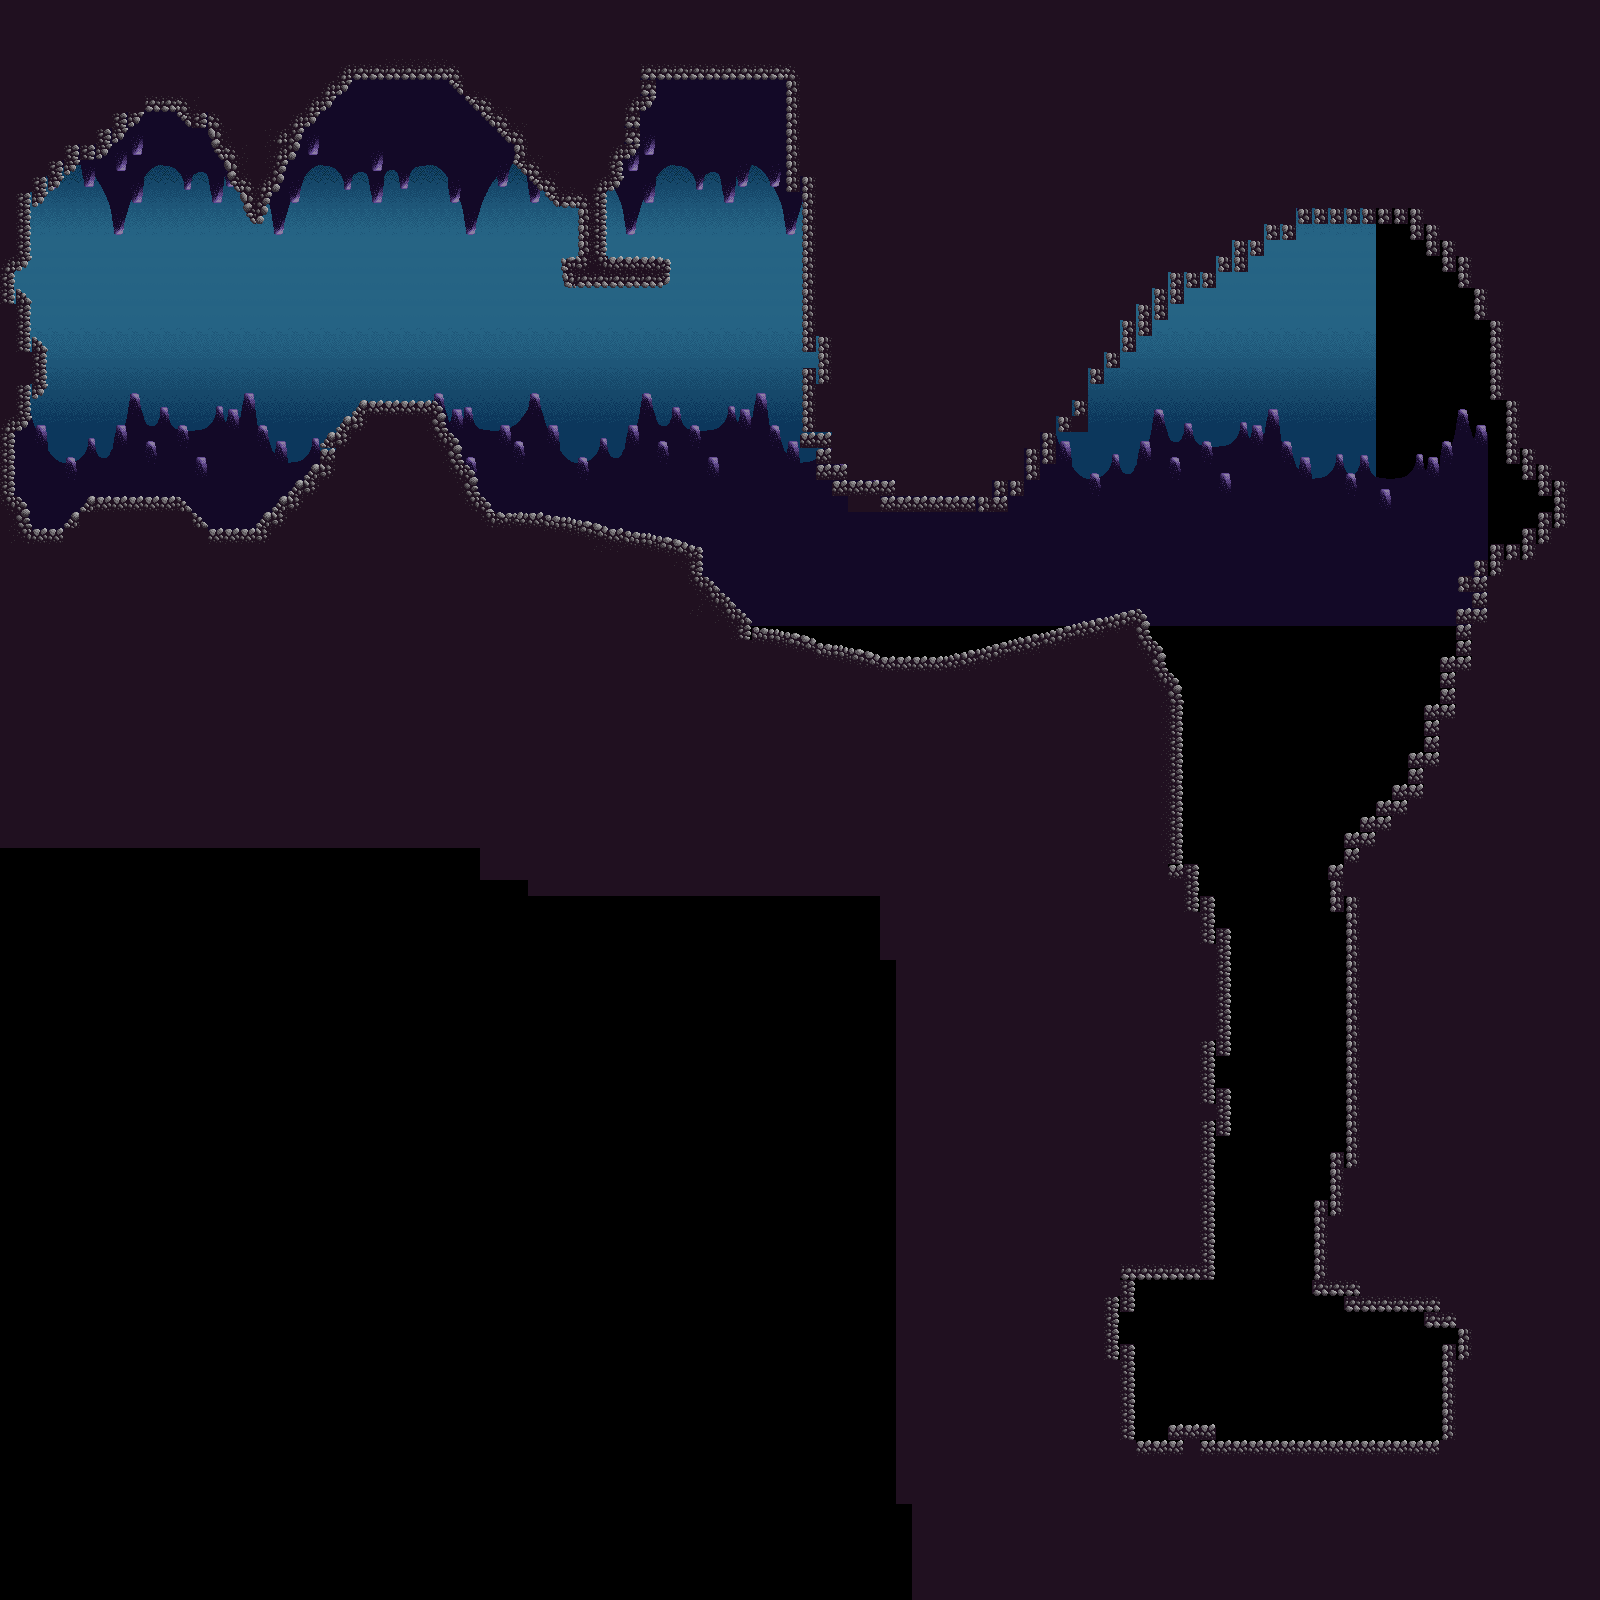

Rendered tile map (Tiled .tmx) drawn with the repository's tilesets; below, a short description and the map source with its tile grids summarised:
An orthogonal 100x100 tile map with 16x16 px tiles, 3 tile layers (L1_S1_background, L1_S1_midground, L1_S1_fore) and 6 objects (3x pad, shipStart).

<map version="1.2" tiledversion="1.2.4" orientation="orthogonal" renderorder="right-down" width="100" height="100" tilewidth="16" tileheight="16" infinite="0" nextlayerid="5" nextobjectid="7">
 <tileset firstgid="1" name="cave_tileset" tilewidth="16" tileheight="16" tilecount="1280" columns="32">
  <image source="assets/cave_tileset.png" width="512" height="640" />
  <tile id="707">
   <properties>
    <property name="collides" type="bool" value="true" />
   </properties>
  </tile>
  <tile id="708">
   <properties>
    <property name="collides" type="bool" value="true" />
   </properties>
  </tile>
  <tile id="709">
   <properties>
    <property name="collides" type="bool" value="true" />
   </properties>
  </tile>
  <tile id="710">
   <properties>
    <property name="collides" type="bool" value="true" />
   </properties>
  </tile>
  <tile id="711">
   <properties>
    <property name="collides" type="bool" value="true" />
   </properties>
  </tile>
  <tile id="712">
   <properties>
    <property name="collides" type="bool" value="true" />
   </properties>
  </tile>
  <tile id="713">
   <properties>
    <property name="collides" type="bool" value="true" />
   </properties>
  </tile>
  <tile id="714">
   <properties>
    <property name="collides" type="bool" value="true" />
   </properties>
  </tile>
  <tile id="742">
   <properties>
    <property name="collides" type="bool" value="true" />
   </properties>
  </tile>
  <tile id="743">
   <properties>
    <property name="collides" type="bool" value="true" />
   </properties>
  </tile>
  <tile id="751">
   <properties>
    <property name="collides" type="bool" value="true" />
   </properties>
  </tile>
  <tile id="782">
   <properties>
    <property name="collides" type="bool" value="true" />
   </properties>
  </tile>
  <tile id="784">
   <properties>
    <property name="collides" type="bool" value="true" />
   </properties>
  </tile>
  <tile id="803">
   <properties>
    <property name="collides" type="bool" value="true" />
   </properties>
  </tile>
  <tile id="804">
   <properties>
    <property name="collides" type="bool" value="true" />
   </properties>
  </tile>
  <tile id="806">
   <properties>
    <property name="collides" type="bool" value="true" />
   </properties>
  </tile>
  <tile id="807">
   <properties>
    <property name="collides" type="bool" value="true" />
   </properties>
   <objectgroup draworder="index">
    <object id="2" x="0.125" y="0.875" width="15.75" height="15.125" />
   </objectgroup>
  </tile>
  <tile id="808">
   <properties>
    <property name="collides" type="bool" value="true" />
   </properties>
  </tile>
  <tile id="813">
   <properties>
    <property name="collides" type="bool" value="true" />
   </properties>
  </tile>
  <tile id="817">
   <properties>
    <property name="collides" type="bool" value="true" />
   </properties>
  </tile>
  <tile id="835">
   <properties>
    <property name="collides" type="bool" value="true" />
   </properties>
  </tile>
  <tile id="836">
   <properties>
    <property name="collides" type="bool" value="true" />
   </properties>
  </tile>
  <tile id="838">
   <properties>
    <property name="collides" type="bool" value="true" />
   </properties>
   <objectgroup draworder="index">
    <object id="1" x="5" y="3.75">
     <polygon points="-2.75,-3.625 10.875,-3.375 11,11.875 -2.5,12" />
    </object>
   </objectgroup>
  </tile>
  <tile id="840">
   <properties>
    <property name="collides" type="bool" value="true" />
   </properties>
  </tile>
  <tile id="846">
   <properties>
    <property name="collides" type="bool" value="true" />
   </properties>
  </tile>
  <tile id="848">
   <properties>
    <property name="collides" type="bool" value="true" />
   </properties>
  </tile>
  <tile id="867">
   <properties>
    <property name="collides" type="bool" value="true" />
   </properties>
  </tile>
  <tile id="868">
   <properties>
    <property name="collides" type="bool" value="true" />
   </properties>
  </tile>
  <tile id="870">
   <properties>
    <property name="collides" type="bool" value="true" />
   </properties>
  </tile>
  <tile id="871">
   <properties>
    <property name="collides" type="bool" value="true" />
   </properties>
  </tile>
  <tile id="872">
   <properties>
    <property name="collides" type="bool" value="true" />
   </properties>
  </tile>
  <tile id="879">
   <properties>
    <property name="collides" type="bool" value="true" />
   </properties>
  </tile>
  <tile id="899">
   <properties>
    <property name="collides" type="bool" value="true" />
   </properties>
  </tile>
  <tile id="900">
   <properties>
    <property name="collides" type="bool" value="true" />
   </properties>
  </tile>
  <tile id="934">
   <properties>
    <property name="collides" type="bool" value="true" />
   </properties>
  </tile>
  <tile id="935">
   <properties>
    <property name="collides" type="bool" value="true" />
   </properties>
  </tile>
  <tile id="936">
   <properties>
    <property name="collides" type="bool" value="true" />
   </properties>
  </tile>
 </tileset>
 <layer id="2" name="L1_S1_background" width="100" height="100" offsetx="0" offsety="50">
  <properties>
   <property name="scale" type="float" value="1" />
   <property name="scrollFactor" type="float" value="0.4" />
  </properties>
  <data>[10000 cells, 2838 non-empty, 34 distinct tile ids]</data>
 </layer>
 <layer id="3" name="L1_S1_midground" width="100" height="100" offsetx="0" offsety="50">
  <properties>
   <property name="scale" type="float" value="1" />
   <property name="scrollFactor" type="float" value="0.28" />
  </properties>
  <data>[10000 cells, 2453 non-empty, 480 distinct tile ids]</data>
 </layer>
 <layer id="1" name="L1_S1_fore" width="100" height="100">
  <data>[10000 cells, 5071 non-empty, 51 distinct tile ids]</data>
 </layer>
 <objectgroup id="4" name="Objects">
  <object id="1" name="shipStart" x="395.333" y="107.667">
   <point />
  </object>
  <object id="3" name="1" type="pad" x="138" y="494.667">
   <properties>
    <property name="padId" value="1" />
   </properties>
   <point />
  </object>
  <object id="4" name="2" type="pad" x="640.667" y="254.667">
   <properties>
    <property name="padId" value="2" />
   </properties>
   <point />
  </object>
  <object id="6" name="3" type="pad" x="1193.33" y="1424">
   <properties>
    <property name="padId" value="3" />
   </properties>
   <point />
  </object>
 </objectgroup>
</map>